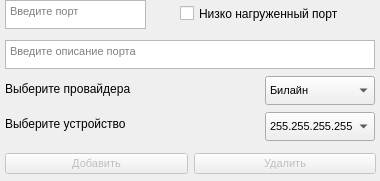
      <widget class="QWidget" name="page_3">
       <property name="geometry">
        <rect>
         <x>0</x>
         <y>0</y>
         <width>380</width>
         <height>181</height>
        </rect>
       </property>
       <attribute name="label">
        <string>Добавить | Удалить порт коммутатора</string>
       </attribute>
       <widget class="QTextEdit" name="textEdit_31">
        <property name="geometry">
         <rect>
          <x>5</x>
          <y>0</y>
          <width>141</width>
          <height>29</height>
         </rect>
        </property>
        <property name="maximumSize">
         <size>
          <width>16777215</width>
          <height>29</height>
         </size>
        </property>
        <property name="font">
         <font>
          <pointsize>8</pointsize>
          <weight>50</weight>
          <bold>false</bold>
         </font>
        </property>
        <property name="toolTip">
         <string/>
        </property>
        <property name="placeholderText">
         <string>Введите порт </string>
        </property>
       </widget>
       <widget class="QTextEdit" name="textEdit_33">
        <property name="geometry">
         <rect>
          <x>5</x>
          <y>40</y>
          <width>370</width>
          <height>29</height>
         </rect>
        </property>
        <property name="maximumSize">
         <size>
          <width>16777215</width>
          <height>29</height>
         </size>
        </property>
        <property name="font">
         <font>
          <pointsize>8</pointsize>
          <weight>50</weight>
          <bold>false</bold>
         </font>
        </property>
        <property name="toolTip">
         <string/>
        </property>
        <property name="placeholderText">
         <string>Введите описание порта</string>
        </property>
       </widget>
       <widget class="QComboBox" name="comboBox_4">
        <property name="geometry">
         <rect>
          <x>265</x>
          <y>112</y>
          <width>110</width>
          <height>29</height>
         </rect>
        </property>
        <property name="font">
         <font>
          <pointsize>8</pointsize>
          <weight>50</weight>
          <bold>false</bold>
         </font>
        </property>
        <item>
         <property name="text">
          <string>255.255.255.255</string>
         </property>
        </item>
       </widget>
       <widget class="QWidget" name="horizontalLayoutWidget_2">
        <property name="geometry">
         <rect>
          <x>5</x>
          <y>148</y>
          <width>371</width>
          <height>31</height>
         </rect>
        </property>
        <layout class="QHBoxLayout" name="horizontalLayout_7">
         <item>
          <widget class="QPushButton" name="Add_switch_port_btn">
           <property name="enabled">
            <bool>false</bool>
           </property>
           <property name="font">
            <font>
             <pointsize>8</pointsize>
             <weight>50</weight>
             <bold>false</bold>
            </font>
           </property>
           <property name="text">
            <string>Добавить</string>
           </property>
          </widget>
         </item>
         <item>
          <widget class="QPushButton" name="Delete_switch_port_btn">
           <property name="enabled">
            <bool>false</bool>
           </property>
           <property name="font">
            <font>
             <pointsize>8</pointsize>
             <weight>50</weight>
             <bold>false</bold>
            </font>
           </property>
           <property name="text">
            <string>Удалить</string>
           </property>
          </widget>
         </item>
        </layout>
       </widget>
       <widget class="QComboBox" name="comboBox_8">
        <property name="geometry">
         <rect>
          <x>265</x>
          <y>76</y>
          <width>110</width>
          <height>29</height>
         </rect>
        </property>
        <property name="font">
         <font>
          <pointsize>8</pointsize>
          <weight>50</weight>
          <bold>false</bold>
         </font>
        </property>
        <item>
         <property name="text">
          <string>Билайн</string>
         </property>
        </item>
        <item>
         <property name="text">
          <string>ИЭСК</string>
         </property>
        </item>
        <item>
         <property name="text">
          <string>МТС</string>
         </property>
        </item>
        <item>
         <property name="text">
          <string>ООО Связь</string>
         </property>
        </item>
        <item>
         <property name="text">
          <string>ТТК</string>
         </property>
        </item>
        <item>
         <property name="text">
          <string>Теле2</string>
         </property>
        </item>
        <item>
         <property name="text">
          <string>ИНК</string>
         </property>
        </item>
       </widget>
       <widget class="QLabel" name="label_6">
        <property name="geometry">
         <rect>
          <x>5</x>
          <y>78</y>
          <width>171</width>
          <height>21</height>
         </rect>
        </property>
        <property name="text">
         <string>Выберите провайдера</string>
        </property>
       </widget>
       <widget class="QLabel" name="label_14">
        <property name="geometry">
         <rect>
          <x>5</x>
          <y>113</y>
          <width>151</width>
          <height>21</height>
         </rect>
        </property>
        <property name="text">
         <string>Выберите устройство</string>
        </property>
       </widget>
       <widget class="QCheckBox" name="checkBox">
        <property name="geometry">
         <rect>
          <x>180</x>
          <y>3</y>
          <width>191</width>
          <height>21</height>
         </rect>
        </property>
        <property name="text">
         <string>Низко нагруженный порт</string>
        </property>
       </widget>
      </widget>
